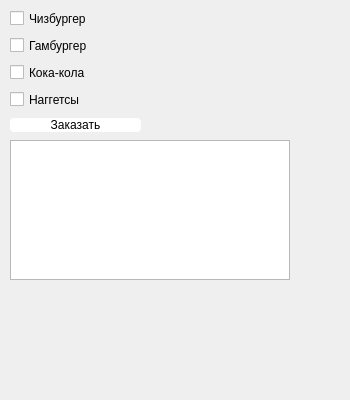
<?xml version="1.0" encoding="UTF-8"?>
<ui version="4.0">
 <class>Dialog</class>
 <widget class="QDialog" name="Dialog">
  <property name="geometry">
   <rect>
    <x>0</x>
    <y>0</y>
    <width>350</width>
    <height>400</height>
   </rect>
  </property>
  <property name="minimumSize">
   <size>
    <width>350</width>
    <height>400</height>
   </size>
  </property>
  <property name="maximumSize">
   <size>
    <width>350</width>
    <height>400</height>
   </size>
  </property>
  <property name="windowTitle">
   <string>Dialog</string>
  </property>
  <widget class="QWidget" name="verticalLayoutWidget">
   <property name="geometry">
    <rect>
     <x>10</x>
     <y>0</y>
     <width>331</width>
     <height>132</height>
    </rect>
   </property>
   <layout class="QVBoxLayout" name="verticalLayout_2" stretch="0,0,0,0,0">
    <property name="spacing">
     <number>10</number>
    </property>
    <property name="topMargin">
     <number>10</number>
    </property>
    <property name="rightMargin">
     <number>200</number>
    </property>
    <property name="bottomMargin">
     <number>0</number>
    </property>
    <item>
     <widget class="QCheckBox" name="checkBox_5">
      <property name="text">
       <string>Чизбургер</string>
      </property>
     </widget>
    </item>
    <item>
     <widget class="QCheckBox" name="checkBox_6">
      <property name="text">
       <string>Гамбургер</string>
      </property>
     </widget>
    </item>
    <item>
     <widget class="QCheckBox" name="checkBox_7">
      <property name="text">
       <string>Кока-кола</string>
      </property>
     </widget>
    </item>
    <item>
     <widget class="QCheckBox" name="checkBox_8">
      <property name="text">
       <string>Наггетсы</string>
      </property>
     </widget>
    </item>
    <item>
     <widget class="QPushButton" name="pushButton">
      <property name="cursor">
       <cursorShape>PointingHandCursor</cursorShape>
      </property>
      <property name="styleSheet">
       <string notr="true">QPushButton {
border-radius: 4px;
background-color: white;
}</string>
      </property>
      <property name="text">
       <string>Заказать</string>
      </property>
     </widget>
    </item>
   </layout>
  </widget>
  <widget class="QTextBrowser" name="textBrowser_2">
   <property name="geometry">
    <rect>
     <x>10</x>
     <y>140</y>
     <width>280</width>
     <height>140</height>
    </rect>
   </property>
  </widget>
 </widget>
 <resources/>
 <connections/>
</ui>
